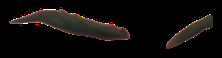
#> input picture examples/salena/images/eyebrow_right.png, 222 x 58 px
$ python -i rigfill.py   (imports and definitions only)
#> lines starting #> are read from the running program, lines starting #| are printed output that depends on the picture; after the words box and inside, x2 and y2 are one past the last pixel; in counts of white or black regions, pixels touching at a corner belong together
"""
Rule-based hidden-area fills that follow rigging conventions, not the
picture: what a rigger paints behind other parts so the puppet holds up when
it moves.

  underlap     a limb continues under the part it joins, toward the joint:
               the thigh up under the briefs to the hip, the upper arm in
               under the torso / jacket at the shoulder, the neck up behind
               the head. The child's edge where it meets the parent is swept
               toward the parent by a share of the child's thickness.
  back panel   an open or wrap-around garment gets a separate back layer
               behind the body (jacket back, skirt back), inside its own
               outline, painted in the garment's deep interior shadow.

Lengths and colours were read off Jeffrey's hand-cut Salena FA rig (Oct 2026):
thighs reach ~0.6 of the leg's thickness above the briefs line, the far
sleeve ~0.35 of the arm's thickness behind the jacket, the neck ~0.5 of the
torso's thickness up behind the head, and garment backs are near black
(the garment's colour at a quarter of its lightness, little chroma).

Pure numpy + OpenCV.
"""
import numpy as np

try:
    import cv2
except ImportError:  # pragma: no cover
    cv2 = None


# [6 lines left out: function thickness, not called in this run]


def centroid(mask):
    ys, xs = np.nonzero(mask)
    return np.array([xs.mean(), ys.mean()]) if len(xs) else None


# [116 lines left out: functions _crop_box, underlap, nearest_colours, main_islands, back_panel, interior_colour, not called in this run]


def picture_silhouette(rgb, tol=8.0, border=8):
    """The character's pixels in a picture on a plain background: everything
    more than `tol` (Lab) from the background colour, read off the picture's
    border, with enclosed holes filled. Lets a fill claim visible pixels the
    split left to no part (a neck between face and torso)."""
#> called with tol = 8, border = 8
    H, W = rgb.shape[:2]
#> H = 58; W = 222
    lab = cv2.cvtColor(rgb, cv2.COLOR_RGB2LAB).astype(np.float32)
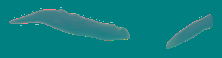
#> lab: shape (58, 222, 3) float32; mean R, G, B 13.6, 128.8, 129.6
    edge = np.concatenate([lab[:border].reshape(-1, 3), lab[-border:].reshape(-1, 3),
                           lab[:, :border].reshape(-1, 3), lab[:, -border:].reshape(-1, 3)])
    bg = np.median(edge, axis=0)
#> bg = [0, 128, 128]
    fg = (np.linalg.norm(lab - bg, axis=2) > tol).astype(np.uint8)
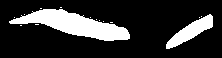
#> fg: shape (58, 222); values 0 (black) and 1 (white), 19.3% white; 15 white regions (13 under 20 px), largest, box (x1, y1, x2, y2) and area: (9, 9, 130, 41) 1841, (166, 14, 213, 49) 626
    fg = cv2.morphologyEx(fg, cv2.MORPH_OPEN, np.ones((3, 3), np.uint8))
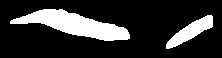
#> fg: shape (58, 222); values 0 (black) and 1 (white), 19.1% white; 2 white regions, box (x1, y1, x2, y2) and area: (10, 9, 130, 41) 1836, (166, 15, 213, 49) 624
    ff = np.pad(fg, 1)
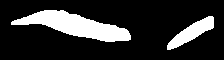
#> ff: shape (60, 224); values 0 (black) and 1 (white), 18.3% white; 2 white regions, box (x1, y1, x2, y2) and area: (11, 10, 131, 42) 1836, (167, 16, 214, 50) 624
    cv2.floodFill(ff, None, (0, 0), 2)
    return ff[1:-1, 1:-1] != 2

>>> import cv2
>>> picture = cv2.cvtColor(cv2.imread('../../examples/salena/images/eyebrow_right.png'), cv2.COLOR_BGR2RGB)
>>> result = picture_silhouette(picture)
